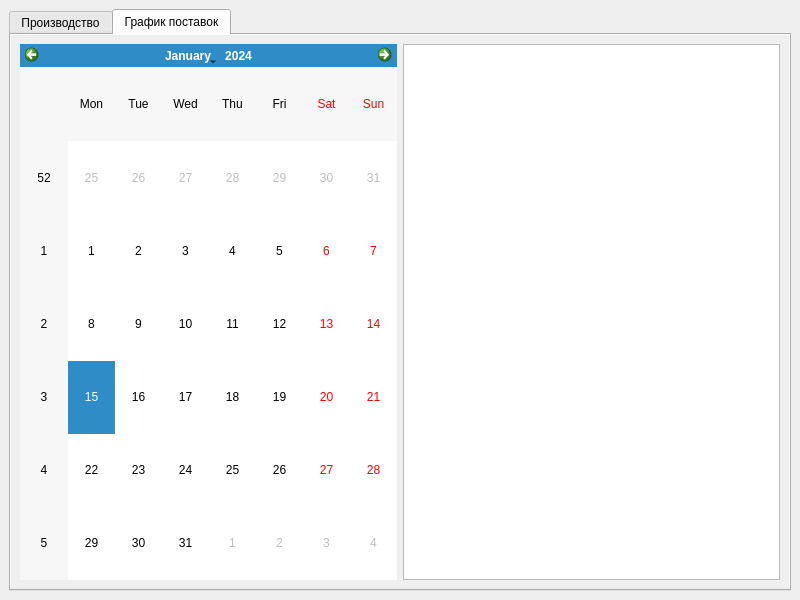
<?xml version="1.0" encoding="UTF-8"?>
<ui version="4.0">
 <class>MainWindow</class>
 <widget class="QMainWindow" name="MainWindow">
  <property name="geometry">
   <rect>
    <x>0</x>
    <y>0</y>
    <width>800</width>
    <height>600</height>
   </rect>
  </property>
  <property name="sizePolicy">
   <sizepolicy hsizetype="Preferred" vsizetype="Preferred">
    <horstretch>0</horstretch>
    <verstretch>0</verstretch>
   </sizepolicy>
  </property>
  <property name="baseSize">
   <size>
    <width>800</width>
    <height>600</height>
   </size>
  </property>
  <property name="windowTitle">
   <string>MainWindow</string>
  </property>
  <widget class="QWidget" name="centralwidget">
   <layout class="QHBoxLayout" name="horizontalLayout">
    <item>
     <widget class="QTabWidget" name="tabWidget">
      <property name="sizePolicy">
       <sizepolicy hsizetype="MinimumExpanding" vsizetype="Expanding">
        <horstretch>0</horstretch>
        <verstretch>0</verstretch>
       </sizepolicy>
      </property>
      <property name="currentIndex">
       <number>1</number>
      </property>
      <widget class="QWidget" name="tab">
       <property name="autoFillBackground">
        <bool>true</bool>
       </property>
       <attribute name="title">
        <string>Производство</string>
       </attribute>
       <layout class="QHBoxLayout" name="horizontalLayout_2">
        <item>
         <widget class="QFrame" name="frame_1">
          <property name="frameShape">
           <enum>QFrame::StyledPanel</enum>
          </property>
          <property name="frameShadow">
           <enum>QFrame::Raised</enum>
          </property>
          <layout class="QVBoxLayout" name="verticalLayout_2">
           <item>
            <widget class="QListWidget" name="ListWidget_1"/>
           </item>
          </layout>
         </widget>
        </item>
        <item>
         <widget class="QFrame" name="frame_2">
          <property name="frameShape">
           <enum>QFrame::StyledPanel</enum>
          </property>
          <property name="frameShadow">
           <enum>QFrame::Raised</enum>
          </property>
          <layout class="QVBoxLayout" name="verticalLayout">
           <item>
            <widget class="QPushButton" name="Refresh">
             <property name="text">
              <string>Обновить</string>
             </property>
            </widget>
           </item>
           <item>
            <widget class="QPushButton" name="AddLine">
             <property name="text">
              <string>Добавить запись</string>
             </property>
            </widget>
           </item>
           <item>
            <widget class="QPushButton" name="ChangeLine">
             <property name="text">
              <string>Изменить запись</string>
             </property>
            </widget>
           </item>
           <item>
            <widget class="QPushButton" name="Save">
             <property name="text">
              <string>Сохранить</string>
             </property>
            </widget>
           </item>
           <item>
            <widget class="QPushButton" name="pushButton_2">
             <property name="text">
              <string>PushButton</string>
             </property>
            </widget>
           </item>
           <item>
            <widget class="QPushButton" name="pushButton_3">
             <property name="text">
              <string>PushButton</string>
             </property>
            </widget>
           </item>
           <item>
            <widget class="QPushButton" name="pushButton_4">
             <property name="text">
              <string>PushButton</string>
             </property>
            </widget>
           </item>
           <item>
            <widget class="QPushButton" name="pushButton_10">
             <property name="text">
              <string>PushButton</string>
             </property>
            </widget>
           </item>
           <item>
            <widget class="QPushButton" name="pushButton_7">
             <property name="text">
              <string>PushButton</string>
             </property>
            </widget>
           </item>
           <item>
            <widget class="QPushButton" name="pushButton">
             <property name="text">
              <string>PushButton</string>
             </property>
            </widget>
           </item>
           <item>
            <widget class="QPushButton" name="Exit">
             <property name="text">
              <string>Выход</string>
             </property>
            </widget>
           </item>
          </layout>
         </widget>
        </item>
       </layout>
      </widget>
      <widget class="QWidget" name="tab_2">
       <property name="autoFillBackground">
        <bool>true</bool>
       </property>
       <attribute name="title">
        <string>График поставок</string>
       </attribute>
       <layout class="QHBoxLayout" name="horizontalLayout_3">
        <item>
         <widget class="QCalendarWidget" name="Calendar"/>
        </item>
        <item>
         <widget class="QListWidget" name="ListWidget_2"/>
        </item>
       </layout>
      </widget>
     </widget>
    </item>
   </layout>
  </widget>
 </widget>
 <resources/>
 <connections/>
</ui>
